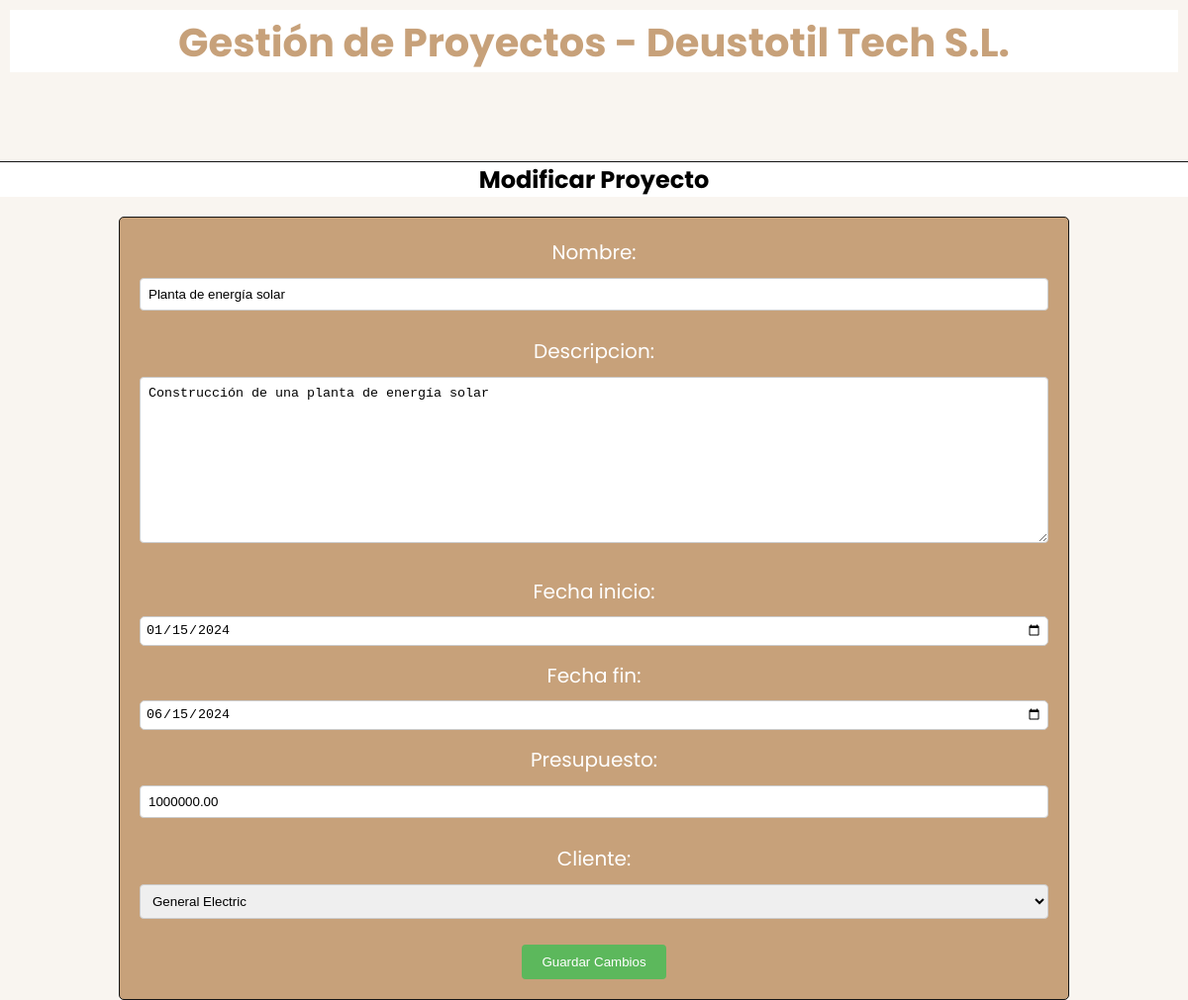
The page /DjangoGePrApp/modificarProyecto/1/ on the database its author committed.
### DjangoGePrApp/models.py (models this page shows, shortened)
class Proyecto(models.Model):
    nombre = models.CharField(max_length=100)
    descripcion = models.TextField()
    fecha_inicio = models.DateField()
    fecha_fin = models.DateField()
    presupuesto = models.DecimalField(max_digits=10, decimal_places=2)
    cliente = models.ForeignKey(Cliente, on_delete=models.CASCADE, related_name='proyectos')

class Cliente(models.Model):
    nombre = models.CharField(max_length=100)
    telefono = models.CharField(max_length=20)
    direccion = models.CharField(max_length=255)
    def __str__(self):
        return self.nombre

### DjangoGePrApp/views.py (the view)
# urls.py: path('modificarProyecto/<int:proyecto_id>/', views.modificarProyecto, name='modificarProyecto'),
def modificarProyecto(request, proyecto_id):
    proyecto = Proyecto.objects.get(pk=proyecto_id)
    form = ProyectoForm(instance=proyecto)
    if request.method == 'POST':
        form = ProyectoForm(request.POST, instance=proyecto)
        if form.is_valid():
            form.save()
            return redirect('listados')
    context = {'titulo_pagina' : 'Modificar Proyecto', 'form' : form}
    return render(request, 'modificarProyecto.html', context)

### DjangoGePrApp/forms.py
class ProyectoForm(ModelForm):
    class Meta:
        model = Proyecto
        fields = '__all__'
        widgets = {
            'fecha_inicio': forms.DateInput(attrs={'type': 'date'}),
            'fecha_fin': forms.DateInput(attrs={'type': 'date'}),
        }

### DjangoGePrApp/templates/modificarProyecto.html (shortened to what this page needs)
    {% extends "header.html" %}
    {% block contenido %}
    <form class="formulario" action="#" method="POST">
    {{ form }}
    <button type="submit">Guardar Cambios</button>
    </form>
    {% endblock %}

### static/style.css (style rules this page uses)
:root { --primary-color: #c7a17a; --background-color: #f9f5f0; --dark-color: #151515; --accent-color: #efa162; --form-background: #5cb85c; --form-hover: #4cae4c; --btn-blue: rgb(0, 162, 255); --btn-yellow: rgb(226, 226, 84); --btn-red: rgb(241, 64, 64); }
body, html { height: 100%; font-family: 'Poppins', sans-serif; font-size: 62.5%; box-sizing: border-box; margin: 0; padding: 0; background-color: var(--background-color); }
* { margin: 0; padding: 0; box-sizing: border-box; }
input, button { outline: none; border: none; }
#id_fecha_inicio, #id_fecha_fin { width: 100%; height: 30px; padding: 5px; margin: 5px 0; border: 1px solid #ccc; border-radius: 5px; }
.formulario, .detallesProyecto, .detallesTarea, .detallesEmpleado, .detallesCliente { margin: 20px auto; padding: 20px; border: 1px solid var(--dark-color); background-color: var(--primary-color); border-radius: 5px; width: 80%; text-align: center; color: white; font-size: 2rem; }
.formulario div, .detallesProyecto div, .detallesTarea div, .detallesEmpleado div, .detallesCliente div { margin-bottom: 10px; }
.formulario label { display: block; margin-bottom: 5px; }
.formulario input[type="text"], .formulario input[type="email"], .formulario input[type="tel"], .formulario input[type="number"], .formulario textarea, .formulario select { width: 100%; padding: 8px; margin: 6px 0 16px; border: 1px solid #ccc; border-radius: 4px; }
button[type="submit"] { background-color: var(--form-background); color: white; padding: 1rem 2rem; border-radius: 4px; cursor: pointer; }

### rows shown on the page
Proyecto: nombre "Planta de energía solar", descripcion "Construcción de una planta de energía solar", fecha_inicio "01/15/2024", fecha_fin "06/15/2024", presupuesto "1000000.00", cliente "General Electric"

### other values the page prints
{{ titulo_pagina }} "Modificar Proyecto"
